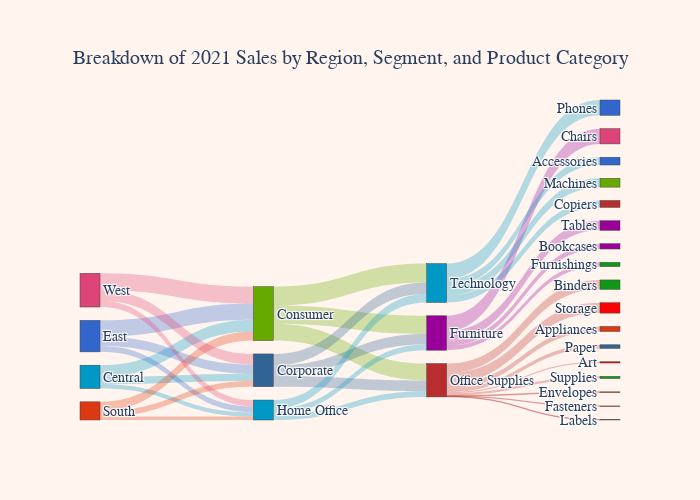

Notebook code cell kept with this figure:
### Markdown cell above
If you have swapped your own data, review your data above to decide which categorical columns should break down the flow and in which order. You'll also have to fill out the first four steps listed in the following code cell. The rest of the code will create the Sankey diagram based on your specification!

### Code cell
# -----------------------------------------#
# Fill out steps 1-4 to spec your diagram: #
# -----------------------------------------#

# Step 1. Specify >=2 categorical columns in flow order
cols = ["Region", "Segment", "Category", "Sub-Category"]

# Step 2. Specify a column for the flow volume value
value = "Sales"
value_suffix = " USD"  # Specify (if any) a suffix for the value

# Step 3. Set the plot's title
title = "Breakdown of 2021 Sales by Region, Segment, and Product Category"

# Step 4. (Optional) Customize layout, font, and colors
width, height = 700, 500  # Set plot's width and height
fontsize = 14  # Set font size of labels
fontfamily = "Helvetica"  # Set font family of plot's text
bgcolor = "SeaShell"  # Set the plot's background color (use color name or hex code)
link_opacity = 0.3  # Set a value from 0 to 1: the lower, the more transparent the links
node_colors = px.colors.qualitative.G10  # Define a list of hex color codes for nodes

# ---------------------------------------#
# Code to create Sankey diagram begins!  #
# ---------------------------------------#

s = []  # This will hold the source nodes
t = []  # This will hold the target nodes
v = []  # This will hold the flow volumes between the source and target nodes
labels = np.unique(df[cols].values)  # Collect all the node labels

# Get all the links between two nodes in the data and their corresponding values
for c in range(len(cols) - 1):
    s.extend(df[cols[c]].tolist())
    t.extend(df[cols[c + 1]].tolist())
    v.extend(df[value].tolist())
links = pd.DataFrame({"source": s, "target": t, "value": v})  
links = links.groupby(["source", "target"], as_index=False).agg({"value": "sum"})

# Convert list of colors to RGB format to override default gray link colors
colors = [matplotlib.colors.to_rgb(i) for i in node_colors]  

# Create objects to hold node/label and link colors
label_colors, links["link_c"] = [], 0

# Loop through all the labels to specify color and to use label indices
c, max_colors = 0, len(colors)  # To loop through the colors array
for l in range(len(labels)):
    label_colors.append(colors[c])
    link_color = colors[c] + (link_opacity,)  # Make link more transparent than the node
    links.loc[links.source == labels[l], ["link_c"]] = "rgba" + str(link_color)
    links = links.replace({labels[l]: l})  # Replace node labels with the label's index
    if c == max_colors - 1:
        c = 0
    else:
        c += 1

# Convert colors into RGB string format for Plotly
label_colors = ["rgb" + str(i) for i in label_colors]

# Define a Plotly Sankey diagram
fig = go.Figure( 
    data=[
        go.Sankey(
            valuesuffix=value_suffix,
            node=dict(label=labels, color=label_colors),
            link=dict(
                source=links["source"],
                target=links["target"],
                value=links["value"],
                color=links["link_c"],
            ),
        )
    ]
)

# Customize plot based on earlier values
fig.update_layout(
    title_text=title,
    font_size=fontsize,
    font_family=fontfamily,
    width=width,
    height=height,
    paper_bgcolor=bgcolor,
    title={"y": 0.9, "x": 0.5, "xanchor": "center", "yanchor": "top"},  # Centers title
)

fig.show()

### Figure 1 — Plotly figure (JSON) as saved in the notebook; plotly's stock layout.template omitted (floating-point values rounded to 4 significant figures)
{"data": [{"link": {"color": ["rgba(0, 153, 198, 0.3)", "rgba(0, 153, 198, 0.3)", "rgba(0, 153, 198, 0.3)", "rgba(102, 170, 0, 0.3)", "rgba(102, 170, 0, 0.3)", "rgba(102, 170, 0, 0.3)", "rgba(49, 99, 149, 0.3)", "rgba(49, 99, 149, 0.3)", "rgba(49, 99, 149, 0.3)", "rgba(51, 102, 204, 0.3)", "rgba(51, 102, 204, 0.3)", "rgba(51, 102, 204, 0.3)", "rgba(153, 0, 153, 0.3)", "rgba(153, 0, 153, 0.3)", "rgba(153, 0, 153, 0.3)", "rgba(153, 0, 153, 0.3)", "rgba(0, 153, 198, 0.3)", "rgba(0, 153, 198, 0.3)", "rgba(0, 153, 198, 0.3)", "rgba(184, 46, 46, 0.3)", "rgba(184, 46, 46, 0.3)", "rgba(184, 46, 46, 0.3)", "rgba(184, 46, 46, 0.3)", "rgba(184, 46, 46, 0.3)", "rgba(184, 46, 46, 0.3)", "rgba(184, 46, 46, 0.3)", "rgba(184, 46, 46, 0.3)", "rgba(184, 46, 46, 0.3)", "rgba(220, 57, 18, 0.3)", "rgba(220, 57, 18, 0.3)", "rgba(220, 57, 18, 0.3)", "rgba(0, 153, 198, 0.3)", "rgba(0, 153, 198, 0.3)", "rgba(0, 153, 198, 0.3)", "rgba(0, 153, 198, 0.3)", "rgba(221, 68, 119, 0.3)", "rgba(221, 68, 119, 0.3)", "rgba(221, 68, 119, 0.3)"], "source": [5, 5, 5, 7, 7, 7, 9, 9, 9, 10, 10, 10, 14, 14, 14, 14, 15, 15, 15, 18, 18, 18, 18, 18, 18, 18, 18, 18, 21, 21, 21, 25, 25, 25, 25, 26, 26, 26], "target": [7, 9, 15, 14, 18, 25, 14, 18, 25, 7, 9, 15, 4, 6, 13, 24, 14, 18, 25, 1, 2, 3, 11, 12, 16, 19, 22, 23, 7, 9, 15, 0, 8, 17, 20, 7, 9, 15], "value": [252000.0, 158000.0, 91210.0, 391000.0, 364000.0, 406400.0, 229000.0, 230700.0, 246500.0, 350900.0, 200400.0, 127500.0, 114900.0, 328400.0, 91710.0, 207000.0, 121900.0, 124400.0, 183300.0, 107500.0, 27120.0, 203400.0, 16480.0, 3024.0, 12490.0, 78480.0, 223800.0, 46670.0, 195600.0, 121900.0, 74260.0, 167400.0, 149500.0, 189200.0, 330000.0, 362900.0, 225900.0, 136700.0]}, "node": {"color": ["rgb(51, 102, 204)", "rgb(220, 57, 18)", "rgb(1.0, 0.6, 0.0)", "rgb(16, 150, 24)", "rgb(153, 0, 153)", "rgb(0, 153, 198)", "rgb(221, 68, 119)", "rgb(102, 170, 0)", "rgb(184, 46, 46)", "rgb(49, 99, 149)", "rgb(51, 102, 204)", "rgb(220, 57, 18)", "rgb(1.0, 0.6, 0.0)", "rgb(16, 150, 24)", "rgb(153, 0, 153)", "rgb(0, 153, 198)", "rgb(221, 68, 119)", "rgb(102, 170, 0)", "rgb(184, 46, 46)", "rgb(49, 99, 149)", "rgb(51, 102, 204)", "rgb(220, 57, 18)", "rgb(1.0, 0.6, 0.0)", "rgb(16, 150, 24)", "rgb(153, 0, 153)", "rgb(0, 153, 198)", "rgb(221, 68, 119)"], "label": ["Accessories", "Appliances", "Art", "Binders", "Bookcases", "Central", "Chairs", "Consumer", "Copiers", "Corporate", "East", "Envelopes", "Fasteners", "Furnishings", "Furniture", "Home Office", "Labels", "Machines", "Office Supplies", "Paper", "Phones", "South", "Storage", "Supplies", "Tables", "Technology", "West"]}, "type": "sankey", "valuesuffix": " USD"}], "layout": {"font": {"family": "Helvetica", "size": 14}, "height": 500, "paper_bgcolor": "SeaShell", "title": {"text": "Breakdown of 2021 Sales by Region, Segment, and Product Category", "x": 0.5, "xanchor": "center", "y": 0.9, "yanchor": "top"}, "width": 700}}
